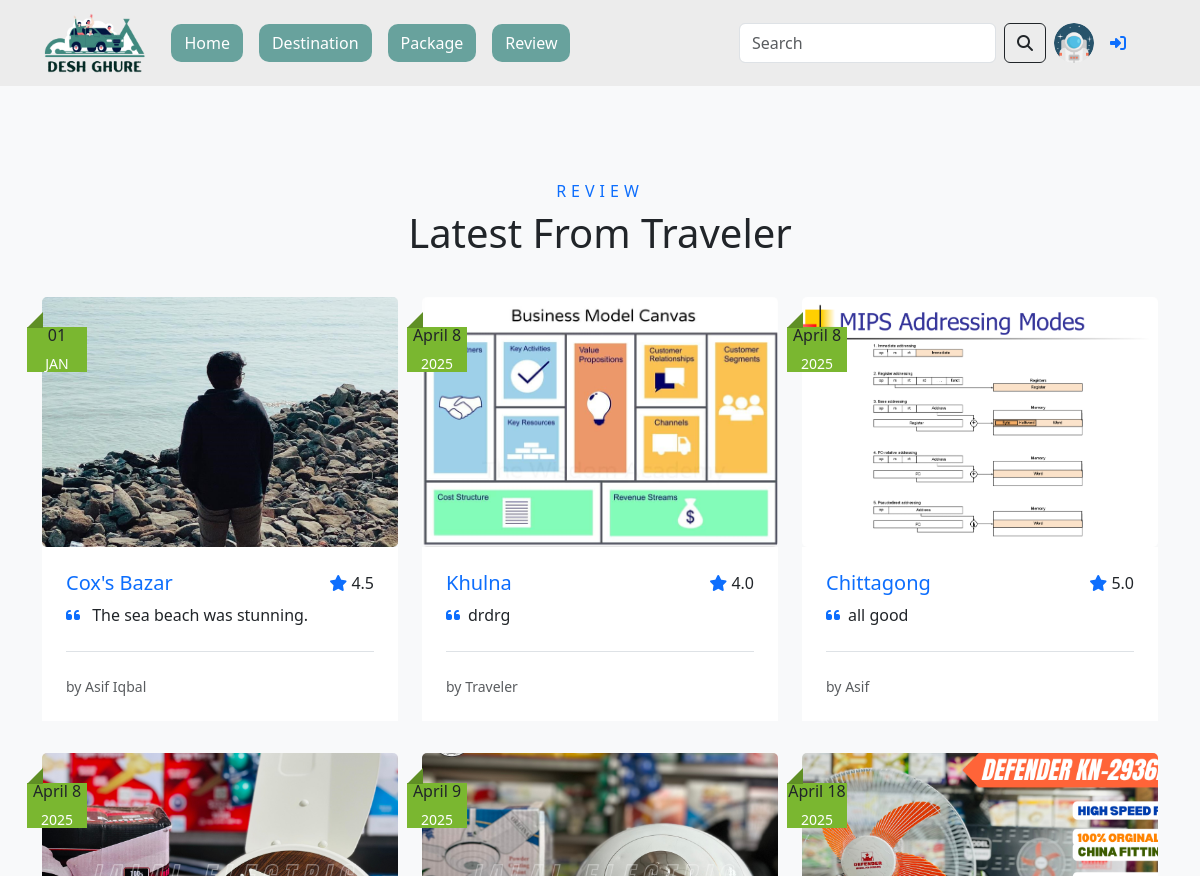
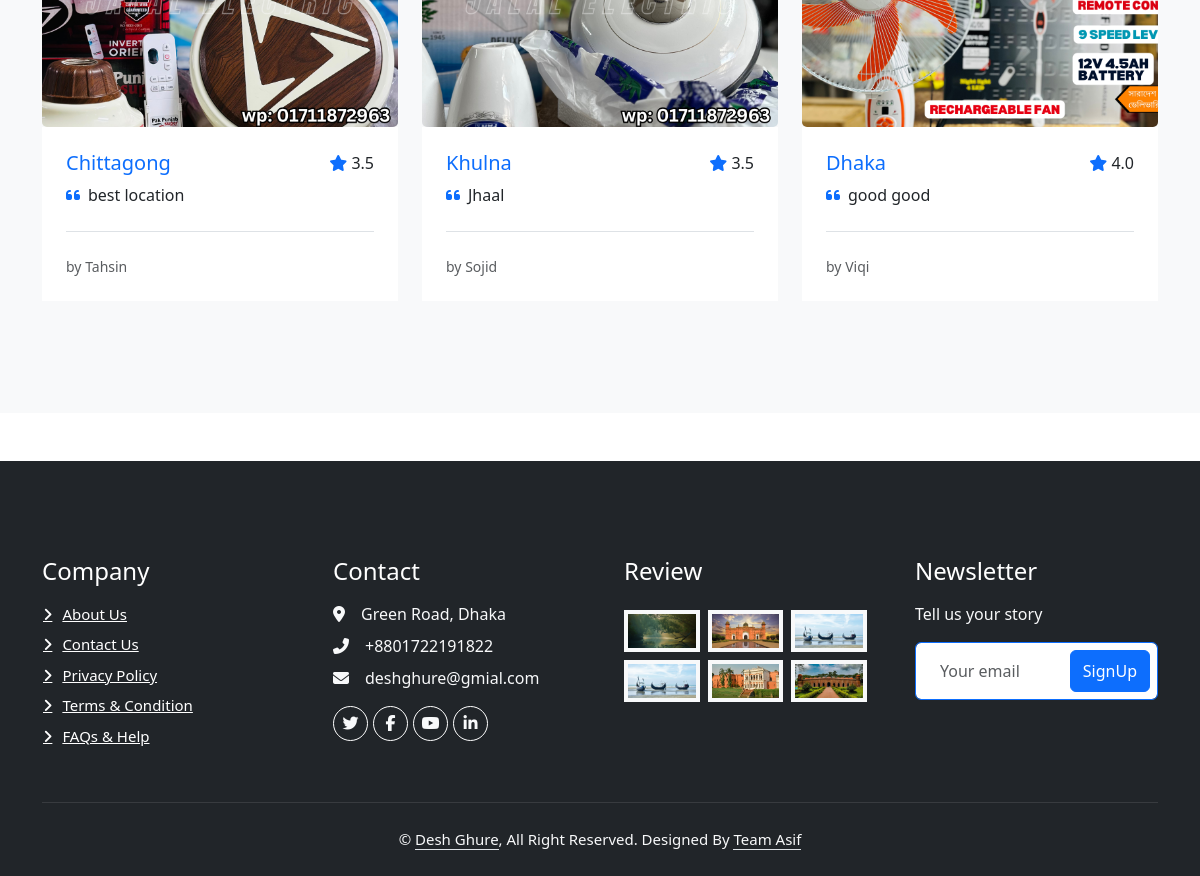
The page /review/ (signed in) on the database its author committed (2 pictures, top to bottom).
### TestApp/models.py (models this page shows, shortened)
class Review(models.Model):
    location=models.CharField(max_length=100)
    rating = models.FloatField(validators=[MinValueValidator(1), MaxValueValidator(5)],default=5.0)
    details=models.TextField()
    reviewer_name=models.CharField(max_length=100,default="Traveler")
    review_date=models.DateTimeField(auto_now_add=True)
    review_img=models.ImageField(upload_to="review_pic")

### TestApp/views.py (the view)
# urls.py: path('review/', t_views.review, name='review'),  # Review Page
def review(request):
    reviews=Review.objects.all()
    context={'reviews': reviews}
    return render(request, template_name='TestApp/review.html',context=context)

### template/TestApp/review.html
{%extends 'base.html' %}
{% block content%}
{% load static %}
<div class="container-fluid py-5 bg-light">
    <div class="container pt-5 pb-3">
        <div class="text-center mb-3 pb-3">
            <h6 class="text-primary text-uppercase" style="letter-spacing: 5px;">Review</h6>
            <h1>Latest From Traveler</h1>
        </div>
        <div class="row pb-3">
            <div class="col-lg-4 col-md-6 mb-4 pb-2">
                <div class="blog-item package-item ">
                    <div class="position-relative" >
                        <img class="img-fluid fixed-image" src="{% static 'images/home/chittagong.jpg' %}" alt="" >
                        <div class="blog-date">
                            <h6 class="font-weight-bold mb-n1">01</h6>
                            <small class="text-white text-uppercase">Jan</small>
                        </div>
                    </div>
                    <div class="bg-white p-4">
                        <div class="d-flex justify-content-between align-items-center mb-2">
                            <h5 class="mb-0 text-primary">Cox's Bazar</h5>
                            <h6 class="m-0"><i class="fa fa-star text-primary mr-2"></i> 4.5</h6>
                          </div>
                          <p class="mb-3">
                            <i class="fas fa-quote-left text-primary me-2"></i>
                            The sea beach was stunning.
                          </p>
                          <div class="border-top mt-4 pt-4">
                            <div class="d-flex justify-content-between">
                                <small class="text-muted">by Asif Iqbal</small>
                            </div>
                        </div>
                        </div>
                </div>
            </div>
    {% for review in reviews %}
            <div class="col-lg-4 col-md-6 mb-4 pb-2">
                <div class="blog-item package-item ">
                    <div class="position-relative" >
                        <img class="img-fluid fixed-image" src="/media/{{review.review_img}}" alt="" >
                        <div class="blog-date">
                            <h6 class="font-weight-bold mb-n1">{{review.review_date|date:"F j"}}</h6>
                            <small class="text-white text-uppercase">{{review.review_date|date:"Y"}}</small>
                        </div>
                    </div>
                    <div class="bg-white p-4">
                        <div class="d-flex justify-content-between align-items-center mb-2">
                            <h5 class="mb-0 text-primary">{{review.location}}</h5>
                            <h6 class="m-0"><i class="fa fa-star text-primary mr-2"></i> {{review.rating}}</h6>
                          </div>
                          <p class="mb-3">
                            <i class="fas fa-quote-left text-primary me-2"></i>{{ review.details|truncatewords:20 }}
                          </p>
                          <div class="border-top mt-4 pt-4">
                            <div class="d-flex justify-content-between">
                                <small class="text-muted">by {{review.reviewer_name}}</small>
                            </div>
                        </div>
                        </div>
                </div>
            </div>
    {% endfor %}
</div>
    </div>
</div>
{% endblock%}

### template/base.html (style rules this page uses)
.blog-item { transition: 0.5s; }
.blog-date { position: absolute; width: 60px; height: 45px; top: 30px; left: -15px; display: flex; align-items: center; justify-content: center; flex-direction: column; background: #7ab730; }
.blog-date::after { position: absolute; content: ""; width: 0; height: 0; top: -15px; left: 0; border: 8px solid; border-color: transparent #5f8f25 #5f8f25 transparent; z-index: 1; }
.fixed-image { width: 100%; height: 250px; object-fit: cover; border-radius: 5px; }

### rows shown on the page
Review: review_img (picture), review_date "April 8", review_date "2025", location "Khulna", rating "4.0", details "drdrg", reviewer_name "Traveler"
Review: review_img (picture), review_date "April 8", review_date "2025", location "Chittagong", rating "5.0", details "all good", reviewer_name "Asif"
Review: review_img (picture), review_date "April 8", review_date "2025", location "Chittagong", rating "3.5", details "best location", reviewer_name "Tahsin"
Review: review_img (picture), review_date "April 9", review_date "2025", location "Khulna", rating "3.5", details "Jhaal", reviewer_name "Sojid"
Review: review_img (picture), review_date "April 18", review_date "2025", location "Dhaka", rating "4.0", details "good good", reviewer_name "Viqi"
